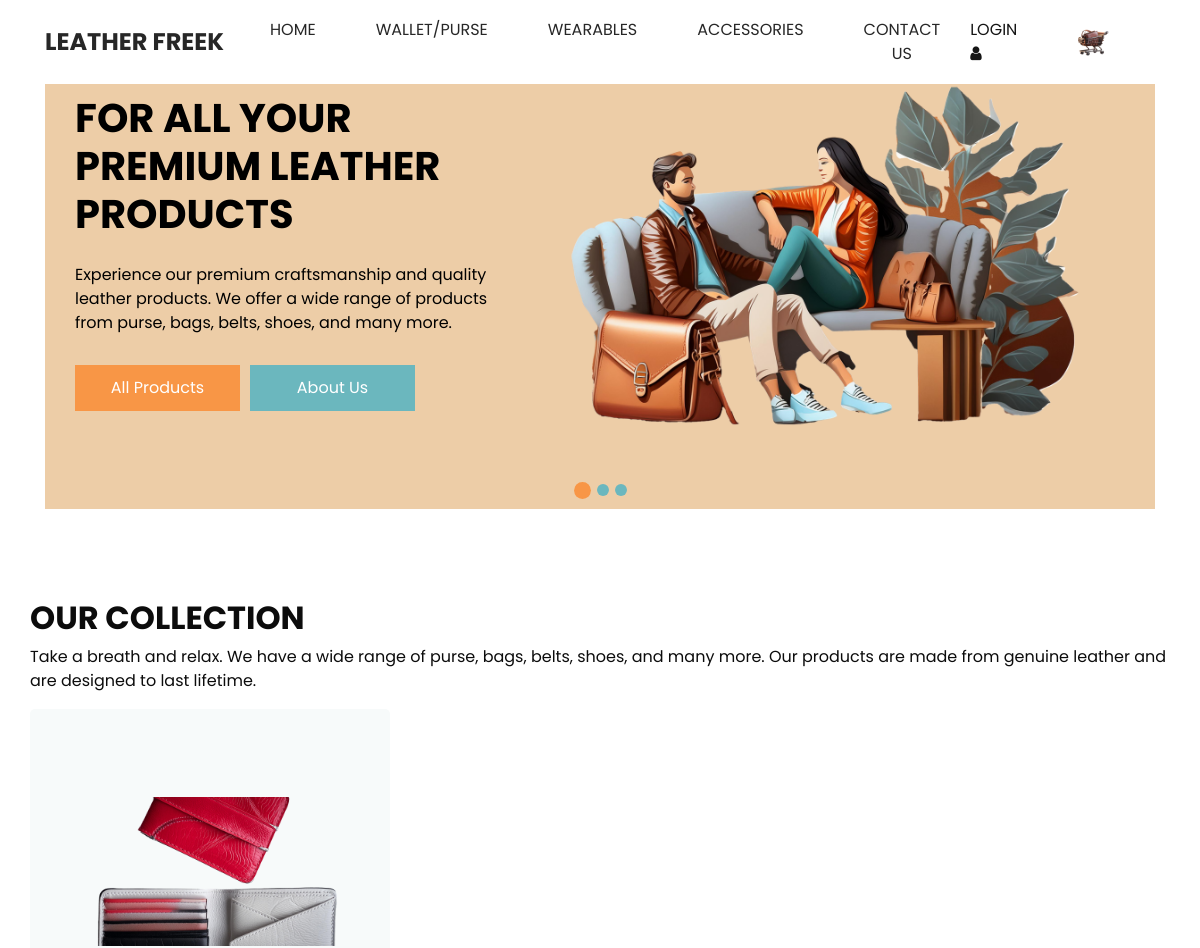
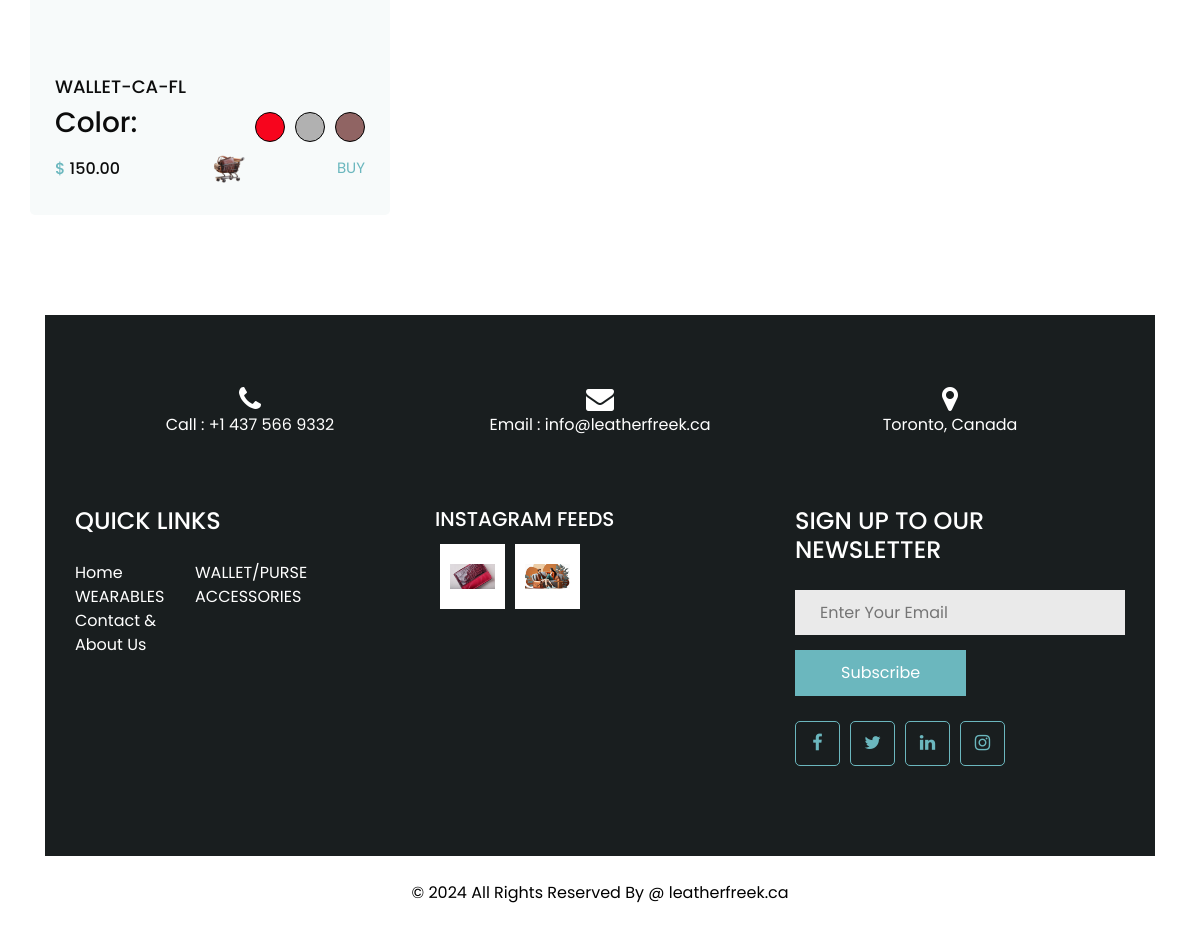
The page / on the database its author committed (2 pictures, top to bottom).
### leather_web/models.py (models this page shows, shortened)
class Home_Product(models.Model):
    product = models.ForeignKey(Display_Product, on_delete=models.CASCADE, unique=True)

class Display_Product(models.Model):
    product_id = models.AutoField(primary_key=True)
    product_name = models.CharField(max_length=100)
    product_price = models.DecimalField(max_digits=10, decimal_places=2)
    product_title = models.CharField(max_length=100)
    product_color = models.ManyToManyField('Color')
    product_catagory = models.ManyToManyField('Catagory')
    product_design_catagory = models.ManyToManyField('Design_Catagory')
    product_added_date = models.DateTimeField(auto_now_add=True)
    volume_description = models.ForeignKey(Volume_Description, on_delete=models.CASCADE)
    weight_description = models.DecimalField(max_digits=10, decimal_places=2)
    text_description = models.TextField()
    product_image = models.ManyToManyField('ProductImage')
    Instagram_Post = models.ManyToManyField('Instagram_Post' , blank=True , null=True)

class ProductImage(models.Model):
    image_id = models.AutoField(primary_key=True)
    image = models.ImageField(upload_to='product_images/')
    image_name = models.CharField(max_length=100 , blank=True , null=True)

class Color(models.Model):
    color_id = models.AutoField(primary_key=True)
    color_name = models.CharField(max_length=100)
    hex_code = models.CharField(max_length=7)  # To store hexadecimal color code (e.g., #FFFFFF)

class Instagram_Post(models.Model):
    post_id = models.AutoField(primary_key=True)
    post_image = models.ImageField(upload_to='instagram_images/')
    post_link = models.URLField(max_length=200)
    home_page_available = models.BooleanField(default=False)
    post_date = models.DateTimeField(auto_now_add=True)

### leather_web/views.py (the view)
# urls.py: path('', views.home, name='home'),
def home(request):
    return render(request, 'events/index.html')

### leather_web/templatetags/custom_tags.py (called while the page is built)
@register.simple_tag
def get_home_products():
    return Home_Product.objects.all()

@register.simple_tag
def get_home_instagram_posts():
    if Instagram_Post.objects.filter(home_page_available=True).exists():
        return Instagram_Post.objects.filter(home_page_available=True)

### leather_web/templates/events/index.html (shortened to what this page needs)
{% load static %}
{% load custom_tags %}
  {% block content %}
<!DOCTYPE html>
<html>
<head>
  <link rel="stylesheet" type="text/css" href="{% static 'css/bootstrap.css' %}" />
  <link href="{% static 'css/font-awesome.min.css' %}" rel="stylesheet" />
  <link href="{% static 'css/style.css' %}" rel="stylesheet" />
  <link href="{% static 'css/responsive.css' %}" rel="stylesheet" />
</head>
<body>
  <div class="">
{% include 'events/head_nav.html' %}
  </div>
    <section class="slider_section long_section">
      <div id="customCarousel" class="carousel slide" data-ride="carousel">
        <div class="carousel-inner">
          <div class="carousel-item active">
            <div class="container ">
              <div class="row">
                <div class="col-md-5">
                  <div class="detail-box">
                    <h1>
                      For All Your <br>
                      PREMIUM LEATHER PRODUCTS
                    </h1>
                    <p>
                      Experience our premium craftsmanship and quality leather products. We offer a wide range of products from purse, bags, belts, shoes, and many more.
                    </p>
                    <div class="btn-box">
                      <a href="" class="btn1">
                        All Products
                      </a>
                      <a href="" class="btn2">
                        About Us
                      </a>
                    </div>
                  </div>
                </div>
                <div class="col-md-7">
                  <div class="img-box">
                    <img src="{% static 'images/updated_cover_01.png' %}" alt="">
                  </div>
                </div>
              </div>
            </div>
          </div>
        </div>
        <ol class="carousel-indicators">
          <li data-target="#customCarousel" data-slide-to="0" class="active"></li>
          <li data-target="#customCarousel" data-slide-to="1"></li>
          <li data-target="#customCarousel" data-slide-to="2"></li>
        </ol>
      </div>
    </section>
  <section class="furniture_section layout_padding">
    <div class="container">
      <div class="heading_container">
        <h2>
          OUR COLLECTION
        </h2>
        <p>
          Take a breath and relax. We have a wide range of purse, bags, belts, shoes, and many more. Our products are made from genuine leather and are designed to last lifetime.
        </p>
      </div>
      <div class="row">
        {% get_home_products as home_products %}
        {% for home_product in home_products %}
        <div style="margin-bottom: 10px;"  class="col-md-6 col-lg-4">
            <div  class="box">
              <div class="img-box">
                <a href="{% url 'product_card' home_product.product.product_id %}">
                <img src="{{ home_product.product.product_image.first.image.url }}" alt="{{ home_product.product.product_image.first.image.url }}">
                </a>
              </div>
              <div class="detail-box">
                <h5>
                  {{ home_product.product.product_name }}
                </h5>
                <div style="align-items: center;" class="price_box">
                  <h3>Color:</h3>
                  <div class="color-container" id="color-container">
                      {% for color in home_product.product.product_color.all %}
                          <div class="color-viewer" data-hex="{{ color.hex_code }}" title="{{ color.color_name }}"></div>
                      {% endfor %}
                  </div>
                </div>
                <div style="align-items: center;" class="price_box">
                  <h6 class="price_heading">
                    <span>$</span>
                    {{ home_product.product.product_price }}
                  </h6>
                    <button class="btn my-2 my-sm-0 nav_cart-btn" type="button" onclick="addToCart({{ home_product.product.product_id }})" >
                      <img src="{% static 'images/shopping_cart.ico' %}" alt="Cart Icon" class="cart-icon">
                    </button>
                  <a href="">
                    Buy
                  </a>
                </div>
              </div>
            </div>
        </div>
        {% endfor %}
      </div>
    </div>
  </section>
  {% include 'events/footer.html' %}
</body>
</html>
  {% endblock %}

### leather_web/templates/events/footer.html
{% load static %}
  {% block content %}
  {% load custom_tags %}
  <section class="info_section long_section">
    <div class="container">
      <div class="contact_nav">
        <a href="">
          <i class="fa fa-phone" aria-hidden="true"></i>
          <span>
            Call : +1 437 566 9332
          </span>
        </a>
        <a href="">
          <i class="fa fa-envelope" aria-hidden="true"></i>
          <span>
            Email : info@leatherfreek.ca
          </span>
        </a>
        <a href="">
          <i class="fa fa-map-marker" aria-hidden="true"></i>
          <span>
            Toronto, Canada
          </span>
        </a>
      </div>
      <div class="info_top ">
        <div class="row ">
          <div class="col-sm-6 col-md-4 col-lg-3">
            <div class="info_links">
              <h4>
                QUICK LINKS
              </h4>
              <div class="info_links_menu">
                <a class="" href="index.html">Home <span class="sr-only">(current)</span></a>
                <a class="" href="about.html"> WALLET/PURSE</a>
                <a class="" href="furniture.html">WEARABLES</a>
                <a class="" href="blog.html">ACCESSORIES</a>
                <a class="" href="contact.html">Contact & About Us</a>
              </div>
            </div>
          </div>
          <div class="col-sm-6 col-md-4 col-lg-3 mx-auto">
            <div class="info_post">
              <h5>
                INSTAGRAM FEEDS
              </h5>
              <div class="post_box">
              {% get_home_instagram_posts as insta_post %}
              {% for post in insta_post %}
                <a class="img-box" href="{{ post.post_link }}">
                  <img src="{{ post.post_image.url }}" alt="">
                </a>
              {% endfor %}
            </div>
            </div>
          </div>
          <div class="col-md-4">
            <div class="info_form">
              <h4>
                SIGN UP TO OUR NEWSLETTER
              </h4>
              <form action="">
                <input type="text" placeholder="Enter Your Email" />
                <button type="submit">
                  Subscribe
                </button>
              </form>
              <div class="social_box">
                <a href="">
                  <i class="fa fa-facebook" aria-hidden="true"></i>
                </a>
                <a href="">
                  <i class="fa fa-twitter" aria-hidden="true"></i>
                </a>
                <a href="">
                  <i class="fa fa-linkedin" aria-hidden="true"></i>
                </a>
                <a href="">
                  <i class="fa fa-instagram" aria-hidden="true"></i>
                </a>
              </div>
            </div>
          </div>
        </div>
      </div>
    </div>
  </section>
  <footer class="footer_section">
    <div class="container">
      <p>
        &copy; <span id="displayYear"></span> All Rights Reserved By @
        <a href="https://leatherfreek.ca/">leatherfreek.ca</a>
      </p>
    </div>
  </footer>
    {% endblock %}

### static/css/responsive.css (style rules this page uses)
@media (min-width: 1200px) { .container { max-width: 1170px; } }

### leather_web/templates/events/index.html (style rules this page uses)
.color-container { display: flex; gap: 10px; align-items: center; }
.color-viewer { width: 30px; height: 30px; border-radius: 50%; display: inline-block; border: 1px solid #000; }

### leather_web/templates/events/head_nav.html (style rules this page uses)
.cart-icon { width: 50px; height: auto; }

### rows shown on the page
Home_Product: product.product_image.first.image (picture), product.product_name "WALLET-CA-FL", product.product_price "150.00"
Instagram_Post: post_image (picture)
Instagram_Post: post_image (picture)
